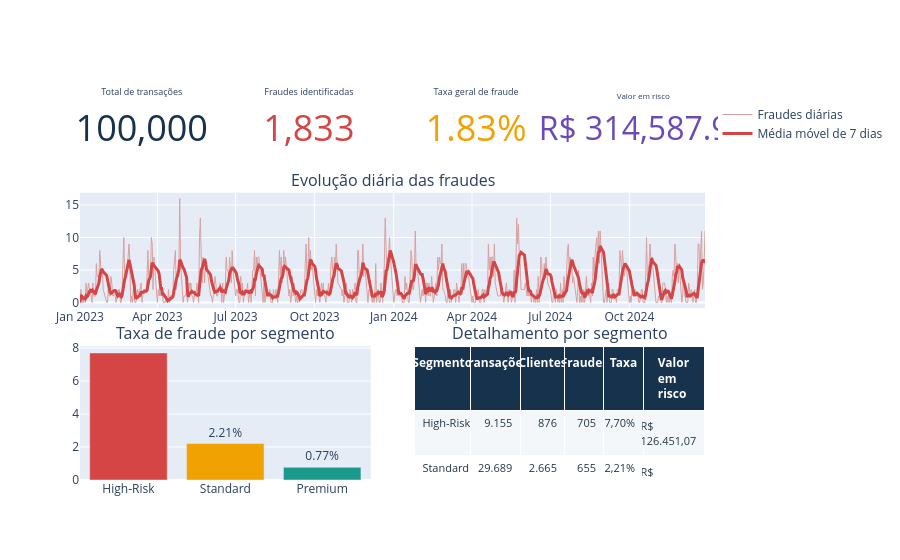

The notebook cell this image was saved under:
### Code cell
cabecalhos_tabela = [
    "Segmento",
    "Transações",
    "Clientes",
    "Fraudes",
    "Taxa",
    "Valor em risco"
]

valores_tabela = [
    fraud_risk["segment"],
    [
        formatar_numero_br(valor, 0)
        for valor in fraud_risk["total_transacoes"]
    ],
    [
        formatar_numero_br(valor, 0)
        for valor in fraud_risk["total_clientes"]
    ],
    [
        formatar_numero_br(valor, 0)
        for valor in fraud_risk["qtd_fraudes"]
    ],
    [
        f"{formatar_numero_br(valor, 2)}%"
        for valor in fraud_risk["taxa_fraude_pct"]
    ],
    [
        f"R$ {formatar_numero_br(valor, 2)}"
        for valor in fraud_risk["valor_em_risco"]
    ]
]

fig.add_trace(
    go.Table(
        columnwidth=[100, 90, 80, 70, 70, 110],

        header={
            "values": [
                f"<b>{cabecalho}</b>"
                for cabecalho in cabecalhos_tabela
            ],
            "fill_color": "#17324D",
            "font": {
                "color": "white",
                "size": 12
            },
            "align": "center",
            "height": 30
        },

        cells={
            "values": valores_tabela,
            "fill_color": [
                ["#F4F7FA", "#FFFFFF", "#F4F7FA"]
            ],
            "font": {
                "color": "#243746",
                "size": 11
            },
            "align": [
                "left",
                "right",
                "right",
                "right",
                "right",
                "right"
            ],
            "height": 28
        }
    ),
    row=3,
    col=3
)

### Figure 1 — Plotly figure (JSON) as saved in the notebook; plotly's stock layout.template omitted (floating-point values rounded to 4 significant figures; data arrays with more than 128 entries replaced by an {"elided": "..."} marker saying what was removed)
{"data": [{"domain": {"x": [0, 0.1975], "y": [0.856, 1]}, "mode": "number", "number": {"font": {"color": "#17324D", "size": 36}, "valueformat": ",.0f"}, "title": {"text": "Total de transações"}, "type": "indicator", "value": 100000}, {"domain": {"x": [0.2675, 0.465], "y": [0.856, 1]}, "mode": "number", "number": {"font": {"color": "#D64545", "size": 36}, "valueformat": ",.0f"}, "title": {"text": "Fraudes identificadas"}, "type": "indicator", "value": 1833}, {"domain": {"x": [0.535, 0.7325], "y": [0.856, 1]}, "mode": "number", "number": {"font": {"color": "#F0A202", "size": 36}, "suffix": "%", "valueformat": ".2f"}, "title": {"text": "Taxa geral de fraude"}, "type": "indicator", "value": 1.833}, {"domain": {"x": [0.8025, 1], "y": [0.856, 1]}, "mode": "number", "number": {"font": {"color": "#6C4AB6", "size": 32}, "prefix": "R$ ", "valueformat": ",.2f"}, "title": {"text": "Valor em risco"}, "type": "indicator", "value": 314600.0}, {"hovertemplate": "<b>%{x|%d/%m/%Y}</b><br>Fraudes: %{y:.0f}<extra></extra>", "line": {"color": "#D8A1A1", "width": 1}, "mode": "lines", "name": "Fraudes diárias", "type": "scatter", "x": {"elided": "672 str values"}, "xaxis": "x", "y": {"elided": "672 float values"}, "yaxis": "y"}, {"hovertemplate": "<b>%{x|%d/%m/%Y}</b><br>Média de 7 dias: %{y:.2f}<extra></extra>", "line": {"color": "#D64545", "width": 3}, "mode": "lines", "name": "Média móvel de 7 dias", "type": "scatter", "x": {"elided": "672 str values"}, "xaxis": "x", "y": {"elided": "672 float values"}, "yaxis": "y"}, {"customdata": [[9155.0, 705.0, 126500.0], [29690.0, 655.0, 106800.0], [61160.0, 473.0, 81310.0]], "hovertemplate": "<b>%{x}</b><br>Taxa de fraude: %{y:.2f}%<br>Transações: %{customdata[0]:,.0f}<br>Fraudes: %{customdata[1]:,.0f}<br>Valor em risco: R$ %{customdata[2]:,.2f}<extra></extra>", "marker": {"color": ["#D64545", "#F0A202", "#1B998B"]}, "showlegend": false, "text": ["7.70%", "2.21%", "0.77%"], "textposition": "outside", "type": "bar", "x": ["High-Risk", "Standard", "Premium"], "xaxis": "x2", "y": [7.7, 2.21, 0.77], "yaxis": "y2"}, {"cells": {"align": ["left", "right", "right", "right", "right", "right"], "fill": {"color": [["#F4F7FA", "#FFFFFF", "#F4F7FA"]]}, "font": {"color": "#243746", "size": 11}, "height": 28, "values": [["High-Risk", "Standard", "Premium"], ["9.155", "29.689", "61.156"], ["876", "2.665", "5.563"], ["705", "655", "473"], ["7,70%", "2,21%", "0,77%"], ["R$ 126.451,07", "R$ 106.828,42", "R$ 81.308,44"]]}, "columnwidth": [100, 90, 80, 70, 70, 110], "domain": {"x": [0.535, 1], "y": [0, 0.352]}, "header": {"align": "center", "fill": {"color": "#17324D"}, "font": {"color": "white", "size": 12}, "height": 30, "values": ["<b>Segmento</b>", "<b>Transações</b>", "<b>Clientes</b>", "<b>Fraudes</b>", "<b>Taxa</b>", "<b>Valor em risco</b>"]}, "type": "table"}], "layout": {"annotations": [{"font": {"size": 16}, "showarrow": false, "text": "Evolução diária das fraudes", "x": 0.5, "xanchor": "center", "xref": "paper", "y": 0.756, "yanchor": "bottom", "yref": "paper"}, {"font": {"size": 16}, "showarrow": false, "text": "Taxa de fraude por segmento", "x": 0.2325, "xanchor": "center", "xref": "paper", "y": 0.352, "yanchor": "bottom", "yref": "paper"}, {"font": {"size": 16}, "showarrow": false, "text": "Detalhamento por segmento", "x": 0.7675, "xanchor": "center", "xref": "paper", "y": 0.352, "yanchor": "bottom", "yref": "paper"}], "xaxis": {"anchor": "y", "domain": [0, 1]}, "xaxis2": {"anchor": "y2", "domain": [0, 0.465]}, "yaxis": {"anchor": "x", "domain": [0.452, 0.756]}, "yaxis2": {"anchor": "x2", "domain": [0, 0.352]}}}
